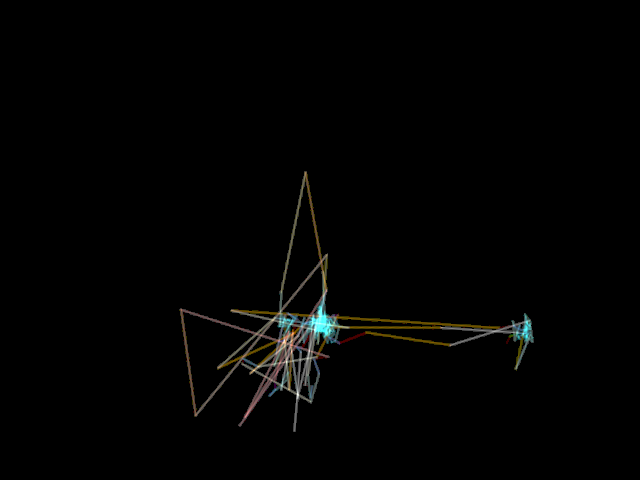
#> input picture ASD/EqualNumber/Contrasted/Control/TC_Aug_0_1041.png, 640 x 480 px; its folder holds only this picture in this run
$ jupyter execute crop.ipynb
#> lines starting #> are read from the running program, lines starting #| are printed output that depends on the picture; after the words box and inside, x2 and y2 are one past the last pixel; in counts of white or black regions, pixels touching at a corner belong together
[cell 1]
import cv2
import glob, os

imgDim = 224

for imgFile in glob.iglob("ASD/Contrasted/Control/*.png", recursive=True):
    imgID = os.path.basename(imgFile).split(".png")[0]

    img = cv2.imread(imgFile)
#> img is the input picture: shape (480, 640, 3); mean B, G, R 2.3, 2.8, 2.8
    grayImg = cv2.cvtColor(img, cv2.COLOR_BGR2GRAY)

    # Thresholding
    th, threshed = cv2.threshold(grayImg, 0, 255, cv2.THRESH_BINARY)
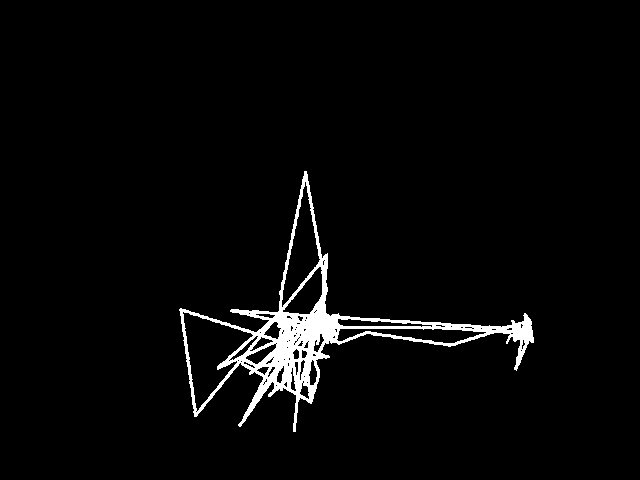
#> threshed: shape (480, 640); 3.1% white; 1 white region
    # Find the max-area contour
    contours, hierarchy = cv2.findContours(threshed, cv2.RETR_EXTERNAL, cv2.CHAIN_APPROX_SIMPLE)
#> contours = 1 contour; box (x1, y1, x2, y2) and area: (179, 171, 534, 432) 17965
    cnt = sorted(contours, key=cv2.contourArea)[-1]
#> cnt = contour of 665 points, box (x1, y1, x2, y2) (179, 171, 534, 432), area 17965
    x, y, w, h = cv2.boundingRect(cnt)
#> x = 179; y = 171; w = 355; h = 261
    imgCropped = img[y:y + h, x:x + w]  # Cropped
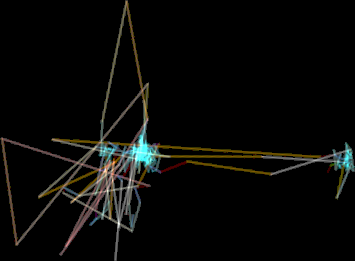
#> imgCropped: shape (261, 355, 3); mean B, G, R 7.6, 9.4, 9.3
    savePath = r'ASD\CroppedContrasted\Control\{}.png'.format(imgID)
    cv2.imwrite(savePath, imgCropped)

$ run again, on ASD/EqualNumber/Contrasted/Control/TC_Aug_0_4267.png
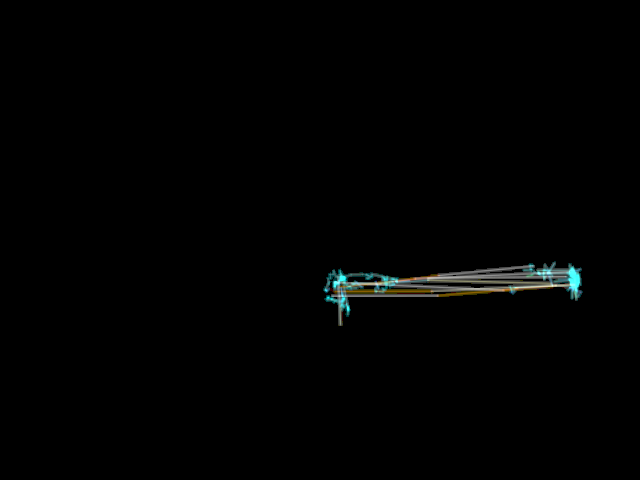
#> input picture ASD/EqualNumber/Contrasted/Control/TC_Aug_0_4267.png, 640 x 480 px
#> img is the input picture: shape (480, 640, 3); mean B, G, R 1.8, 2, 1.6
#> `th, threshed = cv2.threshold(grayImg, 0, 255, cv2.THRESH_BINARY)`:
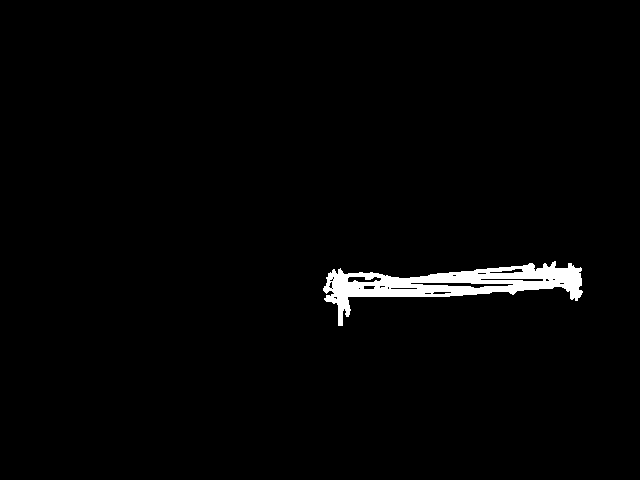
#> threshed: shape (480, 640); 1.9% white; 1 white region
#> contours = 1 contour; box (x1, y1, x2, y2) and area: (323, 261, 583, 326) 6078
#> cnt = contour of 239 points, box (x1, y1, x2, y2) (323, 261, 583, 326), area 6078
#> x = 323; y = 261; w = 260; h = 65
#> `imgCropped = img[y:y + h, x:x + w]`:
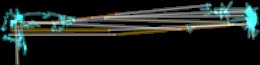
#> imgCropped: shape (65, 260, 3); mean B, G, R 33.3, 37.2, 29.6

$ run again, on ASD/EqualNumber/Contrasted/Control/TC_Aug_0_4664.png
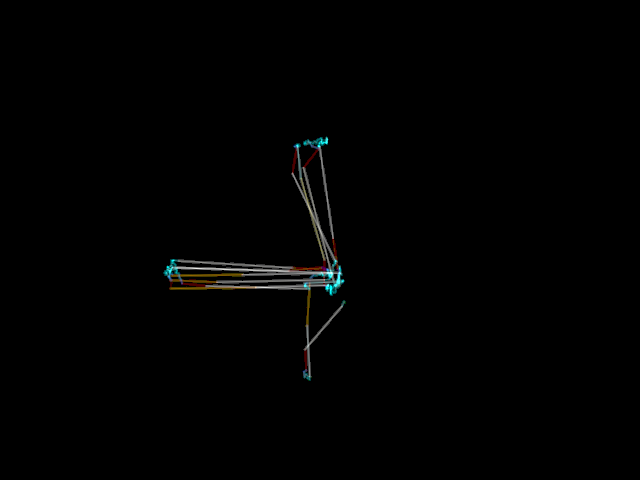
#> input picture ASD/EqualNumber/Contrasted/Control/TC_Aug_0_4664.png, 640 x 480 px
#> img is the input picture: shape (480, 640, 3); mean B, G, R 1.5, 1.6, 1.5
#> `th, threshed = cv2.threshold(grayImg, 0, 255, cv2.THRESH_BINARY)`:
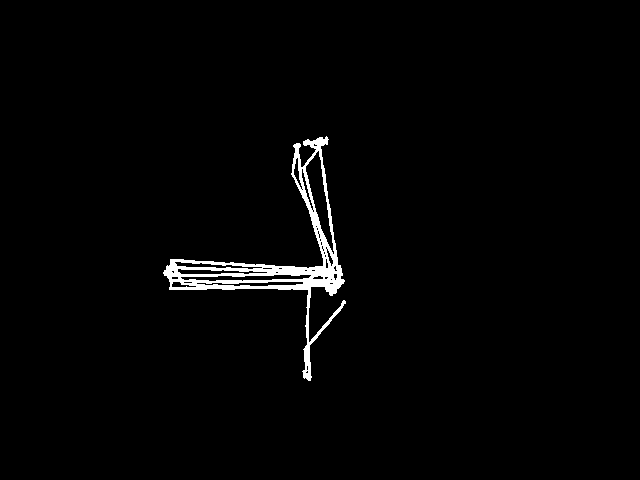
#> threshed: shape (480, 640); 1.8% white; 1 white region
#> contours = 1 contour; box (x1, y1, x2, y2) and area: (163, 136, 346, 381) 7430
#> cnt = contour of 351 points, box (x1, y1, x2, y2) (163, 136, 346, 381), area 7430
#> x = 163; y = 136; w = 183; h = 245
#> `imgCropped = img[y:y + h, x:x + w]`:
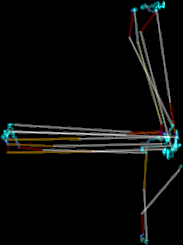
#> imgCropped: shape (245, 183, 3); mean B, G, R 10, 11, 10.2
